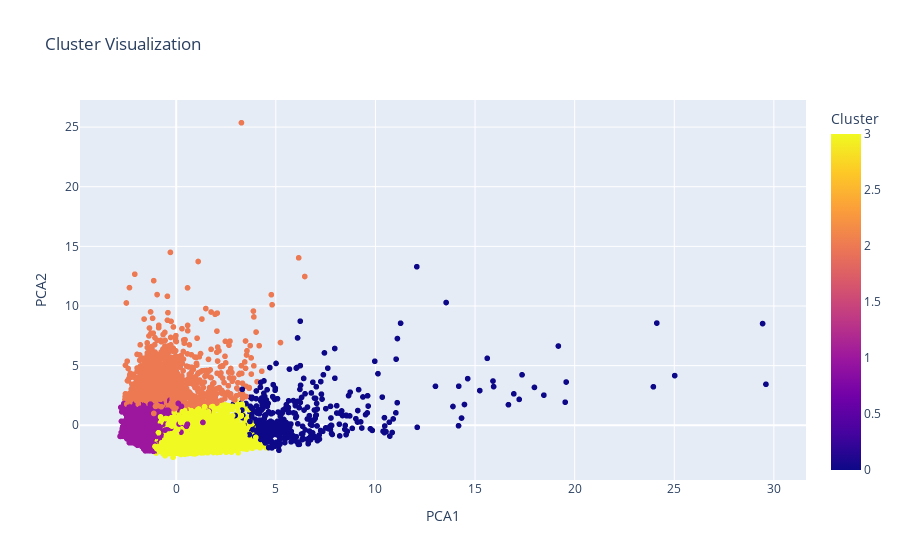

The code cell stored with this chart in its notebook:
### Code cell
# Grafico de mis segmentaciones por tipo de cliente.
fig=px.scatter(df,x="PCA1", y="PCA2", color="Cluster", title="Cluster Visualization")
fig.show()

### Figure 1 — Plotly figure (JSON) as saved in the notebook; plotly's stock layout.template omitted (floating-point values rounded to 4 significant figures; data arrays with more than 128 entries replaced by an {"elided": "..."} marker saying what was removed)
{"data": [{"hovertemplate": "PCA1=%{x}<br>PCA2=%{y}<br>Cluster=%{marker.color}<extra></extra>", "legendgroup": "", "marker": {"color": {"elided": "8950 int values"}, "coloraxis": "coloraxis", "symbol": "circle"}, "mode": "markers", "name": "", "showlegend": false, "type": "scattergl", "x": {"elided": "8950 float values"}, "xaxis": "x", "y": {"elided": "8950 float values"}, "yaxis": "y"}], "layout": {"coloraxis": {"colorbar": {"title": {"text": "Cluster"}}, "colorscale": [[0, "#0d0887"], [0.1111, "#46039f"], [0.2222, "#7201a8"], [0.3333, "#9c179e"], [0.4444, "#bd3786"], [0.5556, "#d8576b"], [0.6667, "#ed7953"], [0.7778, "#fb9f3a"], [0.8889, "#fdca26"], [1, "#f0f921"]]}, "legend": {"tracegroupgap": 0}, "title": {"text": "Cluster Visualization"}, "xaxis": {"anchor": "y", "domain": [0, 1], "title": {"text": "PCA1"}}, "yaxis": {"anchor": "x", "domain": [0, 1], "title": {"text": "PCA2"}}}}
